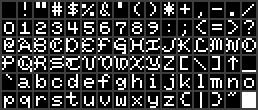
#> input picture references/glitch_layer/input.png, 258 x 110 px
$ python DRAFT_gemini_ghosting_2x2.py
#> lines starting #> are read from the running program, lines starting #| are printed output that depends on the picture
from PIL import Image

def process_apple_ii_blocks(input_path, output_path):
    # 1. Load image and convert to grayscale
#> called with input_path = 'input.png', output_path = 'apple2_blocks_output.png'
    img = Image.open(input_path).convert('L')
    width, height = img.size
#> width = 258; height = 110

    # Create a new RGB image for the output
    output_img = Image.new('RGB', (width, height))
#> output_img: PIL image 258x110 RGB; every value is 0
    pixels = img.load()
    out_pixels = output_img.load()

    # Define the Apple II HGR Palette
    BLACK = (0, 0, 0)
    WHITE = (255, 255, 255)
    GREEN = (32, 192, 0)
    PURPLE = (160, 32, 255)

    # Process in 2x2 steps
    for y in range(0, height, 2):
        row_bits = []

        # Step A: Sample the top-left of each 2x2 block to build the bit-row
        for x in range(0, width, 2):
            # Sample only (x, y); ignore (x+1, y), (x, y+1), and (x+1, y+1)
            is_on = 1 if pixels[x, y] > 127 else 0
            row_bits.append(is_on)

        # Step B: Apply Apple II logic to the sampled row
        # Note: row_bits length is now width // 2
        for x_idx in range(len(row_bits)):
            bit = row_bits[x_idx]
            is_even = (x_idx % 2 == 0)

            left = row_bits[x_idx-1] if x_idx > 0 else 0
            right = row_bits[x_idx+1] if x_idx < len(row_bits) - 1 else 0

            # Determine the color for this 2x2 block
            if bit == 1:
                if left == 1 or right == 1:
                    color = WHITE
                else:
                    color = GREEN if is_even else PURPLE
            else:
                # The "Ghosting" effect
                if left == 1 and right == 1:
                    color = GREEN if is_even else PURPLE
                else:
                    color = BLACK

            # Step C: Fill the entire 2x2 output block with the calculated color
            for dy in range(2):
                for dx in range(2):
                    out_x, out_y = (x_idx * 2) + dx, y + dy
                    if out_x < width and out_y < height:
                        out_pixels[out_x, out_y] = color

    output_img.save(output_path)
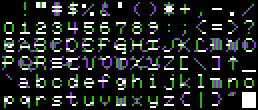
#> saved as apple2_blocks_output.png: PIL image 258x110 RGB; mean R, G, B 31.3, 37.1, 33
    print(f"Processed 2x2 blocks. Rendered to {output_path}")

if __name__ == "__main__":
    process_apple_ii_blocks("input.png", "apple2_blocks_output.png")
